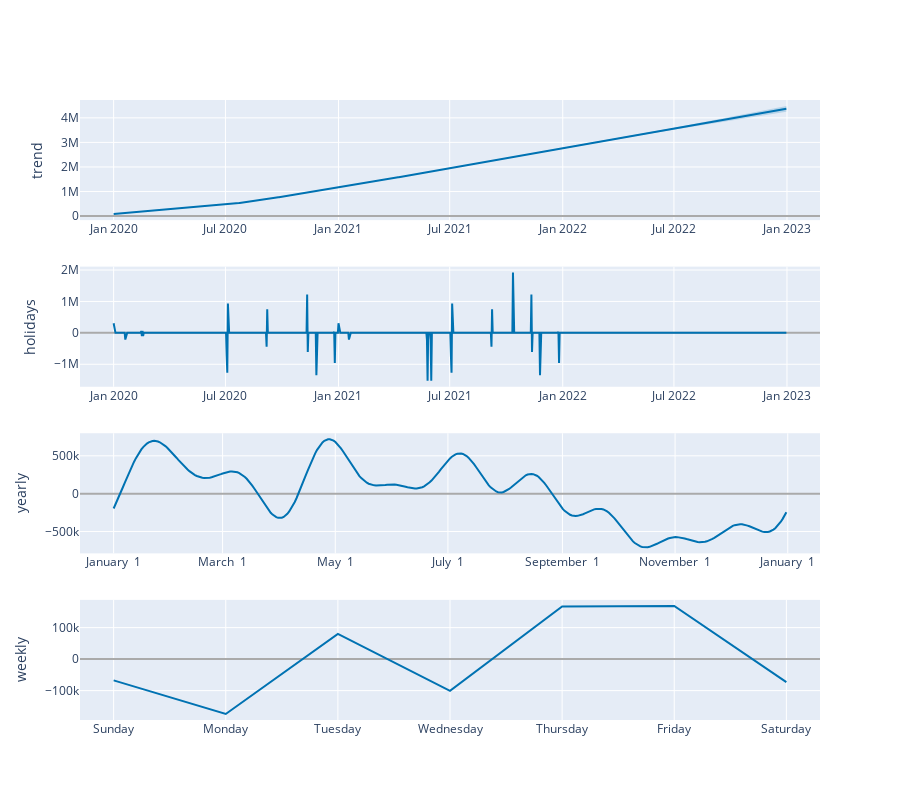

The notebook cell this image was saved under:
### Code cell
plot_components_plotly(m, forecast)

### Figure 1 — Plotly figure (JSON) as saved in the notebook; plotly's stock layout.template omitted (floating-point values rounded to 4 significant figures; data arrays with more than 128 entries replaced by an {"elided": "..."} marker saying what was removed)
{"data": [{"line": {"color": "#0072B2", "width": 2}, "mode": "lines", "name": "trend", "type": "scatter", "x": {"elided": "1089 str values"}, "xaxis": "x", "y": {"elided": "1089 float values"}, "yaxis": "y"}, {"line": {"color": "rgba(0, 114, 178, 0.2)", "width": 0}, "mode": "lines", "name": "trend_upper", "type": "scatter", "x": {"elided": "1089 str values"}, "xaxis": "x", "y": {"elided": "1089 float values"}, "yaxis": "y"}, {"fill": "tonexty", "fillcolor": "rgba(0, 114, 178, 0.2)", "line": {"color": "rgba(0, 114, 178, 0.2)", "width": 0}, "mode": "lines", "name": "trend_lower", "type": "scatter", "x": {"elided": "1089 str values"}, "xaxis": "x", "y": {"elided": "1089 float values"}, "yaxis": "y"}, {"line": {"color": "#0072B2", "width": 2}, "mode": "lines", "name": "holidays", "text": {"elided": "1089 str values"}, "type": "scatter", "x": {"elided": "1089 str values"}, "xaxis": "x2", "y": {"elided": "1089 float values"}, "yaxis": "y2"}, {"line": {"color": "#0072B2", "width": 2}, "mode": "lines", "name": "yearly", "type": "scatter", "x": {"elided": "365 str values"}, "xaxis": "x3", "y": {"elided": "365 float values"}, "yaxis": "y3"}, {"line": {"color": "#0072B2", "width": 2}, "mode": "lines", "name": "weekly", "type": "scatter", "x": ["2017-01-01T00:00:00", "2017-01-02T00:00:00", "2017-01-03T00:00:00", "2017-01-04T00:00:00", "2017-01-05T00:00:00", "2017-01-06T00:00:00", "2017-01-07T00:00:00"], "xaxis": "x4", "y": [-67630.0, -174300.0, 79950.0, -100700.0, 167100.0, 168900.0, -73320.0], "yaxis": "y4"}], "layout": {"height": 800, "showlegend": false, "width": 900, "xaxis": {"anchor": "y", "domain": [0, 1], "range": ["2019-11-07T06:00:00", "2023-02-23T18:00:00"], "type": "date"}, "xaxis2": {"anchor": "y2", "domain": [0, 1], "range": ["2019-11-07T06:00:00", "2023-02-23T18:00:00"], "type": "date"}, "xaxis3": {"anchor": "y3", "domain": [0, 1], "range": ["2016-12-13T18:54:02.958904115", "2018-01-18T11:04:57.863013581"], "tickformat": "%B %e", "type": "date"}, "xaxis4": {"anchor": "y4", "domain": [0, 1], "range": ["2016-12-31T16:48:00", "2017-01-07T07:12:00"], "tickformat": "%A", "type": "date"}, "yaxis": {"anchor": "x", "domain": [0.8063, 1], "rangemode": "normal", "title": {"text": "trend"}, "zerolinecolor": "#AAA"}, "yaxis2": {"anchor": "x2", "domain": [0.5375, 0.7312], "rangemode": "tozero", "title": {"text": "holidays"}, "zerolinecolor": "#AAA"}, "yaxis3": {"anchor": "x3", "domain": [0.2687, 0.4625], "title": {"text": "yearly"}, "zerolinecolor": "#AAA"}, "yaxis4": {"anchor": "x4", "domain": [0, 0.1938], "title": {"text": "weekly"}, "zerolinecolor": "#AAA"}}}
